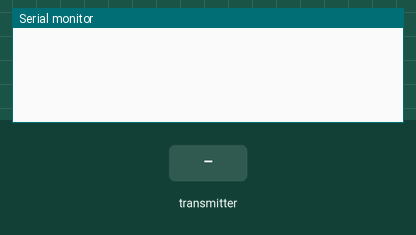
The sketch below on a simulated ESP32. On the bench: the last lines printed to the serial monitor. The test bench sets the inputs (shaded band).

Above: at 1.2 s.
1.3 s: the transmitter starts sending a1 = 0
At 1.66 s:
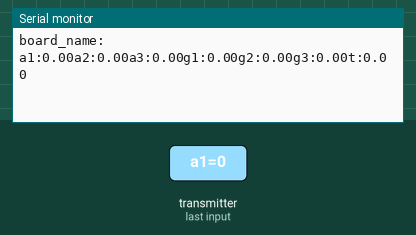
2.8 s: the transmitter starts sending a2 = 25
At 3.16 s:
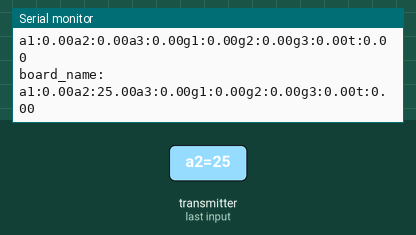
4.3 s: the transmitter starts sending a3 = 25
At 4.66 s:
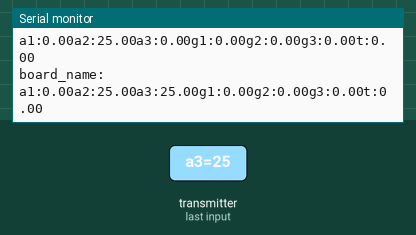
5.8 s: the transmitter starts sending g1 = 25
At 6.16 s:
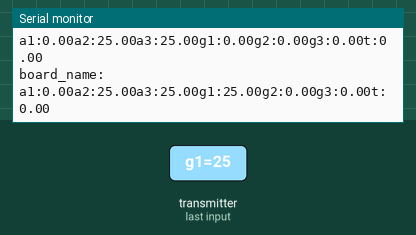
7.3 s: the transmitter starts sending g2 = 25
At 7.66 s:
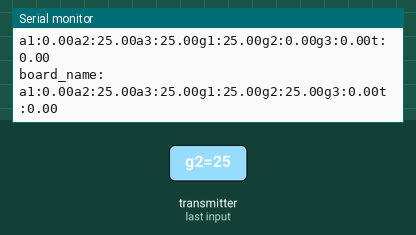
8.8 s: the transmitter starts sending g3 = 25
At 9.16 s:
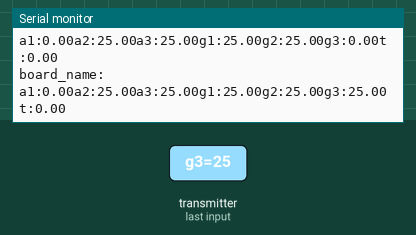

The sketch:

ESPNOW_Reciever.ino
```cpp
#include <WiFi.h>
#include <esp_now.h>

// 设置数据结构体
typedef struct struct_message {
  String board_name;
  float a1;
  float a2;
  float a3;
  float g1;
  float g2;
  float g3;
  float t;
} struct_message;

struct_message myData;

void setup() {
  Serial.begin(9600);
  initiateESPNOW();
  // 设置接收数据回调函数
  esp_now_register_recv_cb(OnDataRecv);
}

void loop() {
}


//------------------- 函数封装 -----------------
// 数据接收回调函数
void OnDataRecv(const uint8_t *mac, const uint8_t *incomingData, int len) {
  memcpy(&myData, incomingData, sizeof(myData));
  Serial.print("board_name: ");
  Serial.println(myData.board_name);
  Serial.print("a1:");
  Serial.print(myData.a1);
  Serial.print("a2:");
  Serial.print(myData.a2);
  Serial.print("a3:");
  Serial.print(myData.a3);
  Serial.print("g1:");
  Serial.print(myData.g1);
  Serial.print("g2:");
  Serial.print(myData.g2);
  Serial.print("g3:");
  Serial.print(myData.g3);
  Serial.print("t:");
  Serial.print(myData.t);
  Serial.println();
}

void initiateESPNOW() {
  // 初始化 ESP-NOW
  WiFi.mode(WIFI_STA);
  if (esp_now_init() != 0) {
    Serial.println("Error initializing ESP-NOW");
    return;
  }
}
```

Measured:
- after the input at 1.3 s, the serial monitor: prints a new line after 0.05 s (image 1)
- after the input at 2.8 s, the serial monitor: prints a new line after 0.05 s (image 2)
- after the input at 4.3 s, the serial monitor: prints a new line after 0.05 s (image 3)
- after the input at 5.8 s, the serial monitor: prints a new line after 0.05 s (image 4)
- after the input at 7.3 s, the serial monitor: prints a new line after 0.05 s (image 5)
- after the input at 8.8 s, the serial monitor: prints a new line after 0.05 s (image 6)
